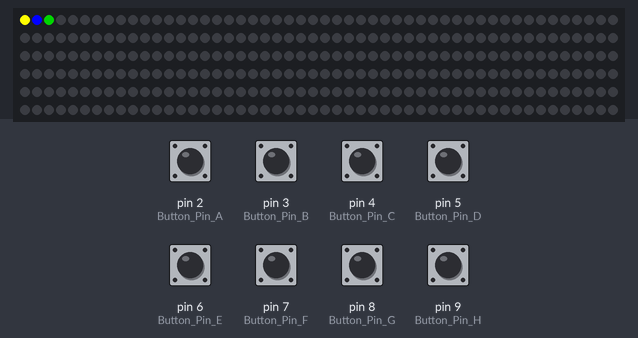
Recording of a sketch running on a simulated Arduino Uno, built with avr-gcc and run on an emulated ATmega328P. On the bench: 300 RGB LEDs in strip order, left to right, continuing on the next row. Inputs (shaded band) come from the test bench; at power-on: pin 2 (Button_Pin_A), pin 3 (Button_Pin_B), pin 4 (Button_Pin_C), pin 5 (Button_Pin_D), pin 6 (Button_Pin_E), pin 7 (Button_Pin_F), pin 8 (Button_Pin_G), pin 9 (Button_Pin_H) LOW. What the sketch prints to the serial monitor is not drawn.

Above: at 0.1 s.
At 7.8 s:
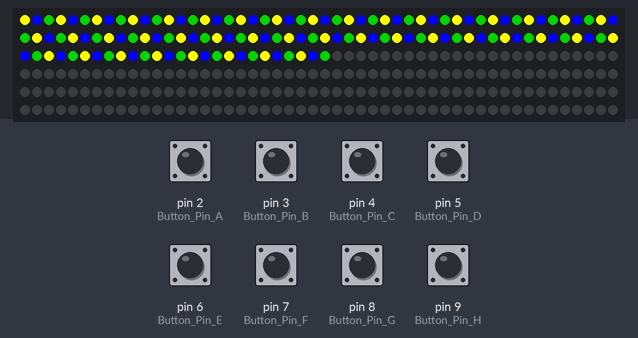
At 11.7 s:
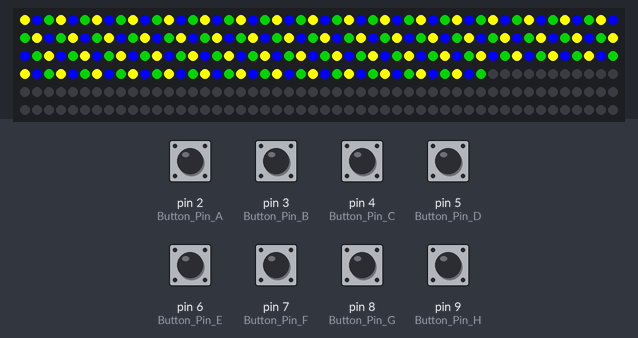
At 15.7 s:
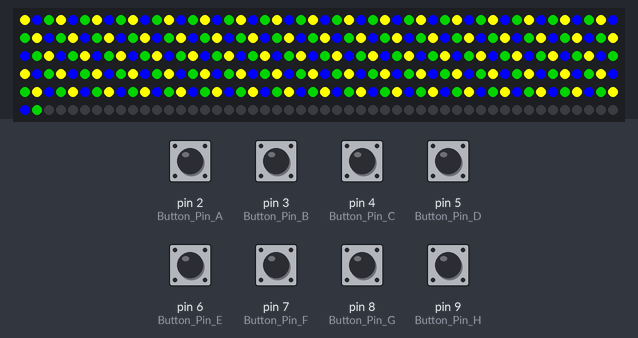
At 24.8 s:
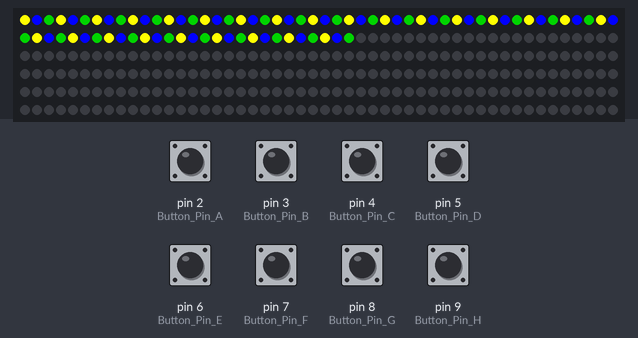
At 38.6 s:
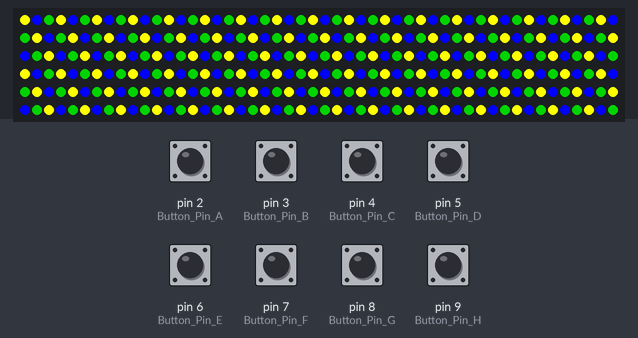

The sketch:

sketch_oct17a.ino
```cpp
#include <FastLED.h>

#define NUM_LEDS 300 // Define the number of LEDs in your strip
#define DATA_PIN 10   // Define the data pin for your LED strip
#define DELAY_MS 1000 // Delay in milliseconds between adding colors

CRGB leds[NUM_LEDS];  // Create an array to store the LED colors
int currentLED = 0;  // Track the current LED to update

// Pinout
const int Button_Pin_A = 2; // Pin for button 1
const int Button_Pin_B = 3; // Pin for button 2
const int Button_Pin_C = 4; // Pin for button 3
const int Button_Pin_D = 5; // Pin for button 4
const int Button_Pin_E = 6; // Pin for button 5
const int Button_Pin_F = 7; // Pin for button 6
const int Button_Pin_G = 8; // Pin for button 7
const int Button_Pin_H = 9; // Pin for button 8

// Set Default state
int Button_State_A = 1;
int Button_State_B = 1;
int Button_State_C = 1;
int Button_State_D = 1;
int Button_State_E = 1;
int Button_State_F = 1;
int Button_State_G = 1;
int Button_State_H = 1;

//Check to see if button is being held down
int lastZeroIndex = -1;
boolean firstZeroDetected = false;  // Initialize to false

int CountDownState = 0;
int CountDown = 6;

void setup() {
  Serial.begin(115200);
  // Setup Pin Modes
  pinMode(Button_Pin_A, INPUT);
  pinMode(Button_Pin_B, INPUT);
  pinMode(Button_Pin_C, INPUT);
  pinMode(Button_Pin_D, INPUT);
  pinMode(Button_Pin_E, INPUT);
  pinMode(Button_Pin_F, INPUT);
  pinMode(Button_Pin_G, INPUT);
  pinMode(Button_Pin_H, INPUT);

  //LED Setup
  FastLED.addLeds<WS2812B, DATA_PIN, GRB>(leds, NUM_LEDS);  // Initialize the LED strip

}

void loop() {
  // Get Button state
  int Button_State_A = digitalRead(Button_Pin_A);
  int Button_State_B = digitalRead(Button_Pin_B);
  int Button_State_C = digitalRead(Button_Pin_C);
  int Button_State_D = digitalRead(Button_Pin_D);
  int Button_State_E = digitalRead(Button_Pin_E);
  int Button_State_F = digitalRead(Button_Pin_F);
  int Button_State_G = digitalRead(Button_Pin_G);
  int Button_State_H = digitalRead(Button_Pin_H);

  // Put State in array
  int Button_State_Array[8];
  Button_State_Array[0] = Button_State_A;
  Button_State_Array[1] = Button_State_B;
  Button_State_Array[2] = Button_State_C;
  Button_State_Array[3] = Button_State_D;
  Button_State_Array[4] = Button_State_E;
  Button_State_Array[5] = Button_State_F;
  Button_State_Array[6] = Button_State_G;
  Button_State_Array[7] = Button_State_H;


  // Detect if there is a zero
  // Iterate through the array to find the first 0
    for (int i = 0; i < 4; i++) {
    if (Button_State_Array[i] == 0) {


      if (i != lastZeroIndex || !firstZeroDetected) {
        if (!firstZeroDetected) {
          firstZeroDetected = true;

        }
        Serial.print("Button ");
        Serial.print(i);
        Serial.println(" Pressed");
        lastZeroIndex = i;

        // Act on specifc button
        switch (i) {
          case 0:
          Serial.println("You are Happy");
          leds[currentLED] = CRGB::Yellow;
          currentLED++;    // Move to the next LED
          FastLED.show();  // Update the LED strip with the new color
          break;
          case 1:
          Serial.println("You are Sad");
          leds[currentLED] = CRGB::Blue;
          currentLED++;    // Move to the next LED
          FastLED.show();  // Update the LED strip with the new color
          break;
          case 2:
          Serial.println("You are Suprised");
          leds[currentLED] = CRGB::Green;
          currentLED++;    // Move to the next LED
          FastLED.show();  // Update the LED strip with the new color
          break;
          };

        //Turn on countdown
        CountDownState = 1;
      }


    }
  }

//countdown
// Button needs Countdown amount to be reset
  if(CountDown < 0){
    CountDownState = 0;
    CountDown = 6;
    firstZeroDetected = false;
  }

  if(CountDownState == 1){
    CountDown = CountDown - 1;
  }


  // Check if no zero was found
  if (!firstZeroDetected) {
    // Do nothing
  }


  delay(150);
  }
```
